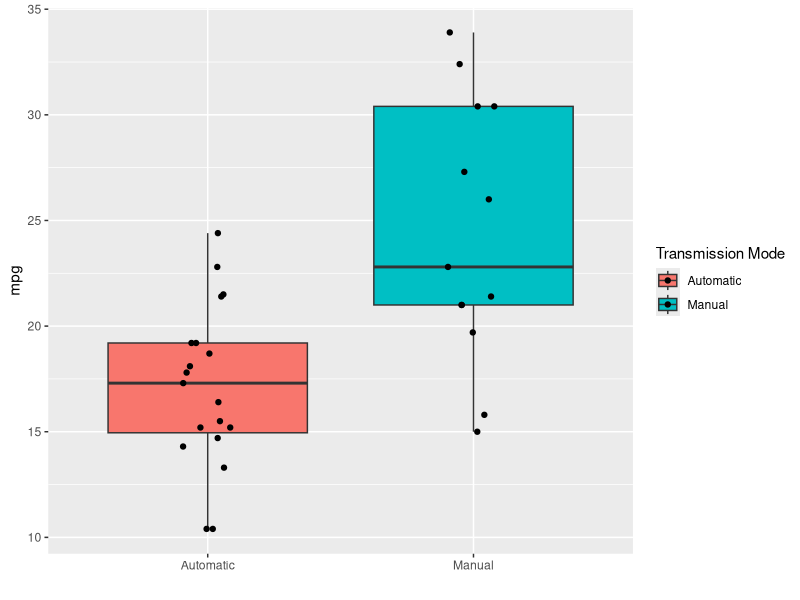

The R script that drew this image: (Note: this script raises an error after producing the figure.)
## ---- chunk 1
library(datasets)
data(mtcars)
## ---- chunk 2
library(xtable)
options(xtable.comment = FALSE)
options(xtable.booktabs = TRUE)
xtable(summary(lm(mpg~.,data=mtcars))$coefficients, caption = "P value of linear regression")
## ---- chunk 3
library(ggplot2)
g <- ggplot(mtcars, aes(factor(am),mpg, fill=factor(am)))
g = g +
  geom_boxplot() +
  geom_jitter(position = position_jitter(width = .1, height = 0)) +
  scale_color_discrete(name = "Transmission Mode") +
  scale_fill_discrete(name = "Transmission Mode", breaks = c("0", "1"), labels = c("Automatic", "Manual")) +
  scale_x_discrete(breaks = c("0", "1"), labels = c("Automatic", "Manual")) +
  xlab("")
g

## ---- chunk 4
m1 <- subset(mtcars,mtcars$am==0)
m2 <- subset(mtcars,mtcars$am==1)
t.test(m1,m2,alternative="greater",paired=F)
## ---- chunk 5
step_lm <- step(lm(data=mtcars, mpg ~ .), trace = 0)
summary(step_lm)
## ---- chunk 6
head(names(sort(abs(round(cor(mtcars)[1,],2)),decreasing=T)))
## ---- chunk 7
anova(fit1, fit2, fit3, fit4)
## ---- chunk 8
r1 <- resid(fit1)
plot(r1, main="model wt+qsec+am")
abline(h=0,lwd=2)
## ---- chunk 9
library(ggplot2)
qplot(Sepal.Length, Petal.Length, data = iris, color = Species)
## ---- chunk 10
qplot(wt, mpg, data=mtcars, colour=factor(cyl))
## ---- chunk 11
qplot(factor(cyl), mpg, data = mtcars, geom = "boxplot")
## ---- chunk 12
library(xtable)
options(xtable.comment = FALSE)
options(xtable.booktabs = TRUE)
xtable(head(mtcars[,1:6]), caption = "First rows of mtcars")
